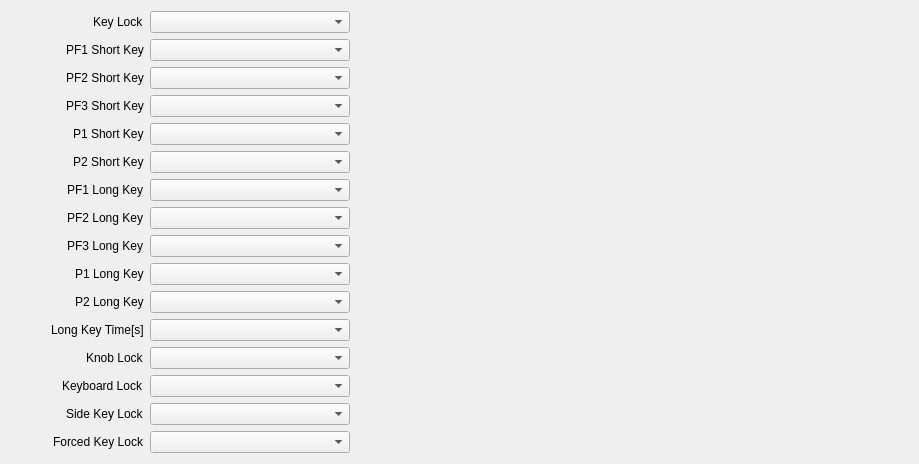
     <widget class="QWidget" name="keyFunctionTab">
      <attribute name="title">
       <string>Key Function</string>
      </attribute>
      <layout class="QHBoxLayout" name="horizontalLayout_13">
       <item>
        <spacer name="horizontalSpacer_16">
         <property name="orientation">
          <enum>Qt::Orientation::Horizontal</enum>
         </property>
         <property name="sizeHint" stdset="0">
          <size>
           <width>40</width>
           <height>20</height>
          </size>
         </property>
        </spacer>
       </item>
       <item>
        <layout class="QFormLayout" name="formLayout_10">
         <property name="labelAlignment">
          <set>Qt::AlignmentFlag::AlignRight|Qt::AlignmentFlag::AlignTrailing|Qt::AlignmentFlag::AlignVCenter</set>
         </property>
         <item row="0" column="0">
          <widget class="QLabel" name="label_66">
           <property name="text">
            <string>Key Lock</string>
           </property>
          </widget>
         </item>
         <item row="1" column="0">
          <widget class="QLabel" name="label_67">
           <property name="text">
            <string>PF1 Short Key</string>
           </property>
          </widget>
         </item>
         <item row="2" column="0">
          <widget class="QLabel" name="label_68">
           <property name="text">
            <string>PF2 Short Key</string>
           </property>
          </widget>
         </item>
         <item row="3" column="0">
          <widget class="QLabel" name="label_69">
           <property name="text">
            <string>PF3 Short Key</string>
           </property>
          </widget>
         </item>
         <item row="4" column="0">
          <widget class="QLabel" name="label_70">
           <property name="text">
            <string>P1 Short Key</string>
           </property>
          </widget>
         </item>
         <item row="5" column="0">
          <widget class="QLabel" name="label_71">
           <property name="text">
            <string>P2 Short Key</string>
           </property>
          </widget>
         </item>
         <item row="6" column="0">
          <widget class="QLabel" name="label_72">
           <property name="text">
            <string>PF1 Long Key</string>
           </property>
          </widget>
         </item>
         <item row="7" column="0">
          <widget class="QLabel" name="label_73">
           <property name="text">
            <string>PF2 Long Key</string>
           </property>
          </widget>
         </item>
         <item row="8" column="0">
          <widget class="QLabel" name="label_74">
           <property name="text">
            <string>PF3 Long Key</string>
           </property>
          </widget>
         </item>
         <item row="9" column="0">
          <widget class="QLabel" name="label_75">
           <property name="text">
            <string>P1 Long Key</string>
           </property>
          </widget>
         </item>
         <item row="10" column="0">
          <widget class="QLabel" name="label_76">
           <property name="text">
            <string>P2 Long Key</string>
           </property>
          </widget>
         </item>
         <item row="11" column="0">
          <widget class="QLabel" name="label_77">
           <property name="text">
            <string>Long Key Time[s]</string>
           </property>
          </widget>
         </item>
         <item row="12" column="0">
          <widget class="QLabel" name="label_78">
           <property name="text">
            <string>Knob Lock</string>
           </property>
          </widget>
         </item>
         <item row="13" column="0">
          <widget class="QLabel" name="label_79">
           <property name="text">
            <string>Keyboard Lock</string>
           </property>
          </widget>
         </item>
         <item row="14" column="0">
          <widget class="QLabel" name="label_80">
           <property name="text">
            <string>Side Key Lock</string>
           </property>
          </widget>
         </item>
         <item row="15" column="0">
          <widget class="QLabel" name="label_81">
           <property name="text">
            <string>Forced Key Lock</string>
           </property>
          </widget>
         </item>
         <item row="0" column="1">
          <widget class="QComboBox" name="keyLockCmbx">
           <property name="minimumSize">
            <size>
             <width>200</width>
             <height>0</height>
            </size>
           </property>
          </widget>
         </item>
         <item row="1" column="1">
          <widget class="QComboBox" name="pf1ShortCmbx"/>
         </item>
         <item row="2" column="1">
          <widget class="QComboBox" name="pf2ShortCmbx"/>
         </item>
         <item row="3" column="1">
          <widget class="QComboBox" name="pf3ShortCmbx"/>
         </item>
         <item row="4" column="1">
          <widget class="QComboBox" name="p1ShortCmbx"/>
         </item>
         <item row="15" column="1">
          <widget class="QComboBox" name="forcedKeyLockCmbx"/>
         </item>
         <item row="14" column="1">
          <widget class="QComboBox" name="sideKeyLockCmbx"/>
         </item>
         <item row="13" column="1">
          <widget class="QComboBox" name="keyboardLockCmbx"/>
         </item>
         <item row="12" column="1">
          <widget class="QComboBox" name="knobLockCmbx"/>
         </item>
         <item row="11" column="1">
          <widget class="QComboBox" name="longKeyTimeCmbx"/>
         </item>
         <item row="10" column="1">
          <widget class="QComboBox" name="p2LongCmbx"/>
         </item>
         <item row="9" column="1">
          <widget class="QComboBox" name="p1LongCmbx"/>
         </item>
         <item row="8" column="1">
          <widget class="QComboBox" name="pf3LongCmbx"/>
         </item>
         <item row="7" column="1">
          <widget class="QComboBox" name="pf2LongCmbx"/>
         </item>
         <item row="6" column="1">
          <widget class="QComboBox" name="pf1LongCmbx"/>
         </item>
         <item row="5" column="1">
          <widget class="QComboBox" name="p2ShortCmbx"/>
         </item>
        </layout>
       </item>
       <item>
        <widget class="QLabel" name="keyFunctionImage">
         <property name="minimumSize">
          <size>
           <width>512</width>
           <height>0</height>
          </size>
         </property>
         <property name="text">
          <string/>
         </property>
        </widget>
       </item>
       <item>
        <spacer name="horizontalSpacer_17">
         <property name="orientation">
          <enum>Qt::Orientation::Horizontal</enum>
         </property>
         <property name="sizeHint" stdset="0">
          <size>
           <width>40</width>
           <height>20</height>
          </size>
         </property>
        </spacer>
       </item>
      </layout>
     </widget>
